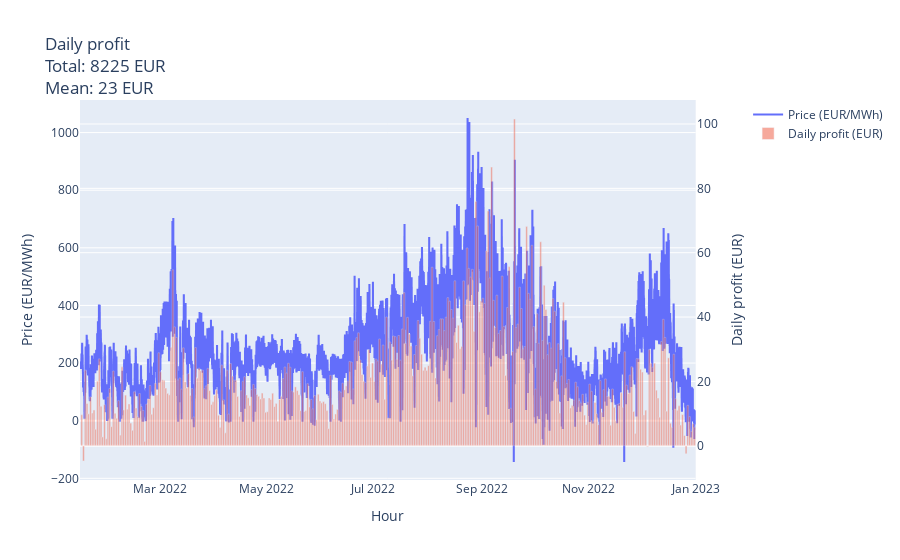

The notebook cell this image was saved under:
### Code cell
display_profit(df_optim)

### Figure 1 — Plotly figure (JSON) as saved in the notebook; plotly's stock layout.template omitted (floating-point values rounded to 4 significant figures; data arrays with more than 128 entries replaced by an {"elided": "..."} marker saying what was removed)
{"data": [{"line": {"shape": "hv"}, "name": "Price (EUR/MWh)", "showlegend": true, "type": "scatter", "x": {"elided": "8424 str values"}, "xaxis": "x", "y": {"elided": "8424 float values"}, "yaxis": "y"}, {"name": "Daily profit (EUR)", "offset": 2, "opacity": 0.5, "showlegend": true, "type": "bar", "x": {"elided": "351 str values"}, "xaxis": "x", "y": {"elided": "351 float values"}, "yaxis": "y2"}], "layout": {"bargap": 0, "title": {"text": "Daily profit<br>Total: 8225 EUR<br>Mean: 23 EUR"}, "xaxis": {"anchor": "y", "domain": [0, 0.94], "title": {"text": "Hour"}}, "yaxis": {"anchor": "x", "domain": [0, 1], "title": {"text": "Price (EUR/MWh)"}}, "yaxis2": {"anchor": "x", "overlaying": "y", "side": "right", "title": {"text": "Daily profit (EUR)"}}}}
